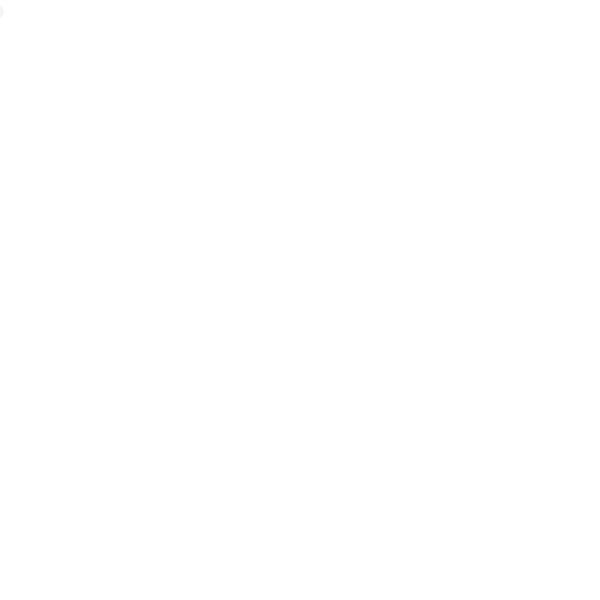
Frame 1 (no input)
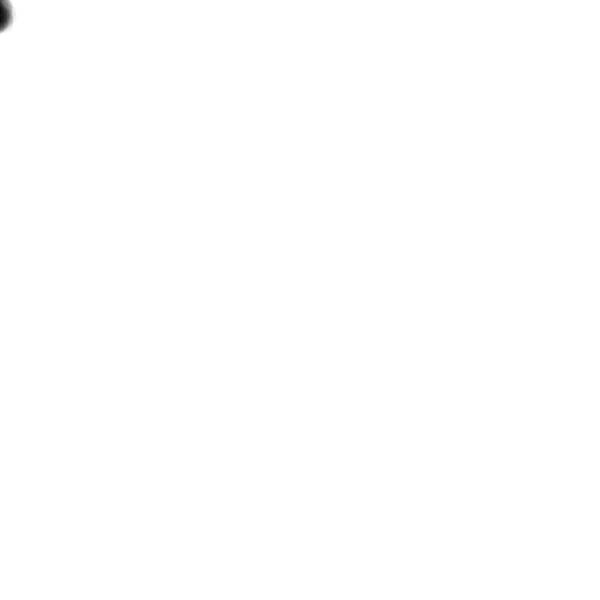
Frame 60 (the mouse pressed at the canvas centre just before this capture)
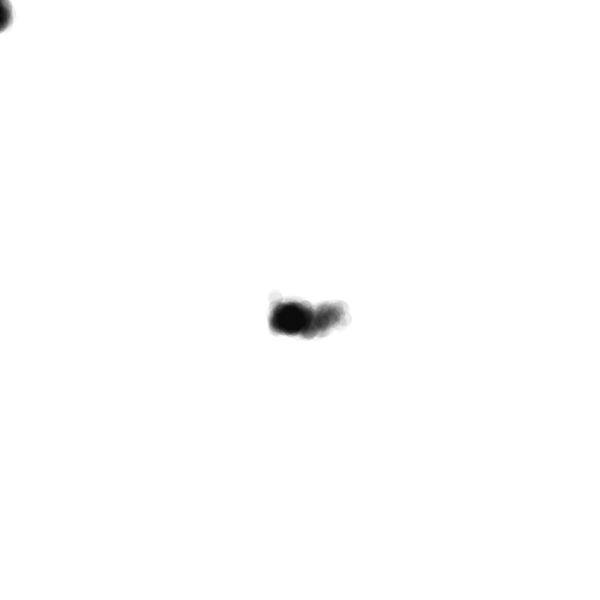
Frame 120 (the mouse held since frame 60 and released just before this capture)

The Processing sketch that drew these frames (run headless with seeded random() and noise(); from frame 60 on, the mouse is pressed at the canvas centre):

// Processing sketch: trace_experiment01_a0
// ── trace_experiment01_a0.pde
float t = 0;

int traceDensity = 10;
float distortion = 60;
float traceSize = 15;
float traceAlpha = 10;

void setup() {
  size(600, 600);
  background(255);
}

void draw() {
  noStroke();
  fill(0, traceAlpha);

  for (int i = 0; i < traceDensity; i++) {

    float noiseX = map(
      noise(t + i * 0.1),
      0, 1,
      -distortion, distortion
    );

    float noiseY = map(
      noise(t + 1000 + i * 0.1),
      0, 1,
      -distortion, distortion
    );

    float randomX = random(-10, 10);
    float randomY = random(-10, 10);

    circle(
      mouseX + noiseX + randomX,
      mouseY + noiseY + randomY,
      traceSize
    );
  }

  t = t + 0.01;
}
